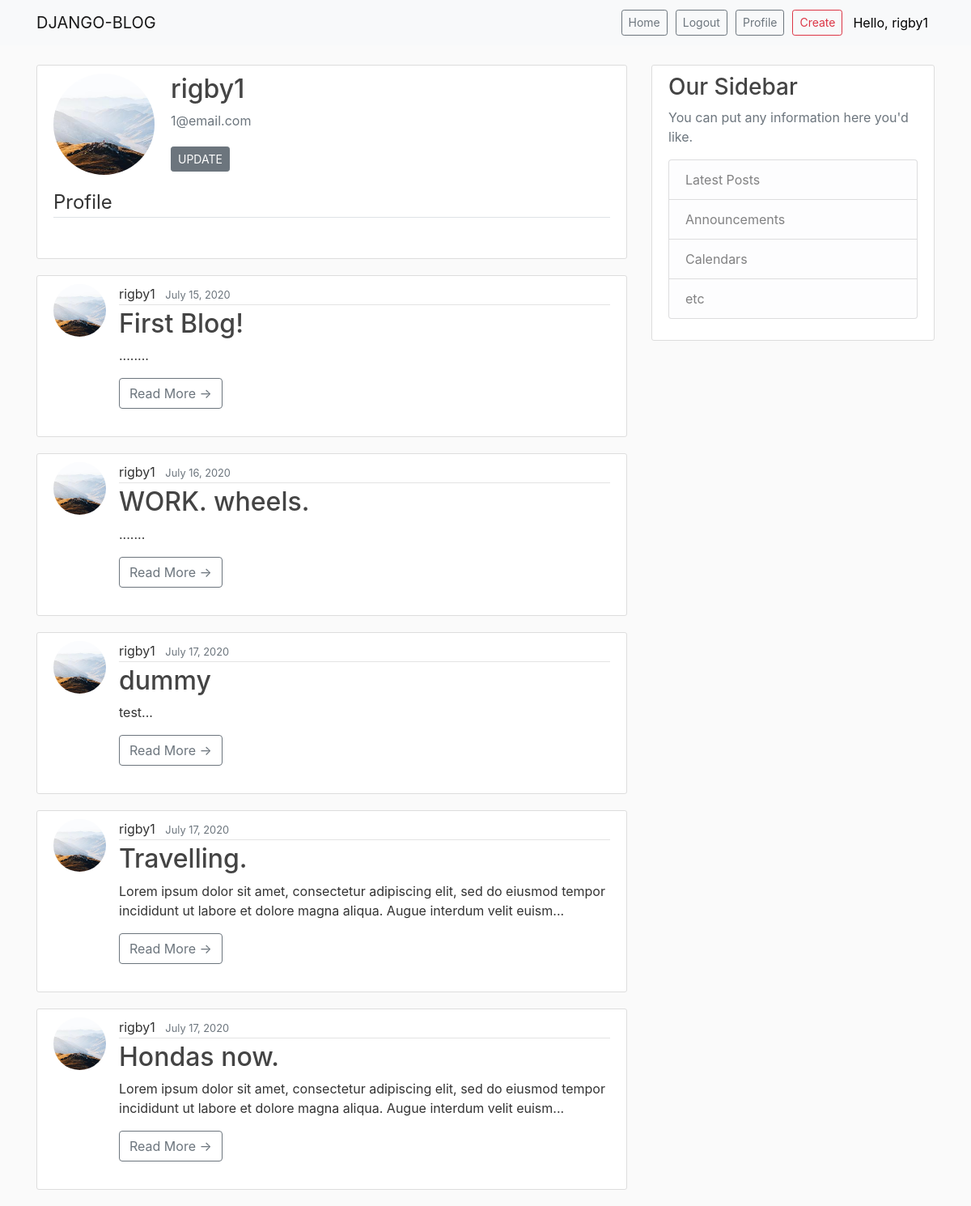
Page /profile/rigby1/ (signed in) on the committed database.
### users/models.py (models this page shows, shortened)
class CustomUser(AbstractUser):
    username = models.CharField(max_length=100, unique=True)
    email = models.EmailField(verbose_name="email", max_length=100, unique=True)
    USERNAME_FIELD = 'email'
    REQUIRED_FIELDS = ['username']
    objects = CustomUserManager()

class Profile(models.Model):
    user = models.OneToOneField(CustomUser, on_delete=models.CASCADE)
    image = models.ImageField(default='default.jpg', upload_to='profile_pics')

### blog/models.py (models this page shows, shortened)
class Post(models.Model):
    title = models.CharField(max_length=100)
    content = models.TextField()
    date_posted = models.DateTimeField(default=timezone.now)
    author = models.ForeignKey(CustomUser, on_delete=models.CASCADE)
    image = models.ImageField(default='default-blog.jpg', upload_to='blog_pics')

### users/views.py (the view)
# urls.py: path('profile/<str:username>/', user_views.displayProfile, name='userprofile'),
@login_required
def displayProfile(request, username):
    user = CustomUser.objects.get(username=username)
    return render(request, 'users/userprofile.html', {'posts': Post.objects.filter(author=user), 'user': user})

### users/templates/users/userprofile.html
{% extends "base.html" %}
{% load crispy_forms_tags %}
{% block content %}
    <div class="content-section">
      <div class="media">
        <img class="rounded-circle account-img" src="{{ user.profile.image.url }}">
        <div class="media-body">
          <h2 class="account-heading">{{ user.username }}</h2>
          <p class="text-secondary">{{ user.email }}</p>
           {% if user == request.user %}
              <a href="{% url 'profile' %}" class="btn btn-secondary btn-sm mt-1 mb-1">UPDATE</a>
          {% endif %}
        </div>
      </div>
      <form method="POST" enctype="multipart/form-data">
          <fieldset class="form-group">
              <legend class="border-bottom mb-4">Profile</legend>
          </fieldset>
      </form>
    </div>
<div>
    {% for post in posts %}
        <article class="media content-section">
          <img class="rounded-circle article-img" src="{{ post.author.profile.image.url }}">
          <div class="media-body">
            <div class="article-metadata">
              <a class="mr-2">{{ post.author.username }}</a>
              <small class="text-muted">{{ post.date_posted|date:"F d, Y" }}</small>
            </div>
            <h2><a class="article-title" href="#">{{ post.title }}</a></h2>
            <p class="article-content">{{ post.content|slice:":150" }}...</p>
              <a href="{% url 'post-detail' post.id %}" class="btn btn-outline-secondary mb-4">Read More &rarr;</a>
          </div>
        </article>
    {% endfor %}
    </div>
{% endblock content %}

### templates/base.html (shortened to what this page needs)
{% load static %}
<!DOCTYPE html>
<html>
<head>
    <link rel="stylesheet" href="https://maxcdn.bootstrapcdn.com/bootstrap/4.0.0/css/bootstrap.min.css">
    <link rel="stylesheet" type="text/css" href="{% static "blog/main.css" %}">
</head>
<body>
    <header class="site-header">
        <nav class="navbar navbar-expand-lg navbar-light bg-light fixed-top">
    <div class="container">
      <a class="navbar-brand" href="{% url 'blog-home' %}">DJANGO-BLOG</a>
      <div class="collapse navbar-collapse" id="navbarResponsive">
        <ul class="navbar-nav ml-auto">
              <a class="btn btn-outline-secondary btn-margin-left btn-margin-right btn-sm mt-1 mb-1" href="{% url 'blog-home' %}">Home</a>
            {% if user.is_authenticated %}
              <a class="btn btn-outline-secondary navbar-btn btn-margin-right btn-margin-left btn-sm mt-1 mb-1" href="{% url 'logout' %}">Logout</a>
              <a class="btn btn-outline-secondary navbar-btn btn-margin-right btn-margin-left btn-sm mt-1 mb-1" href="{% url 'profile' %}">Profile</a>
              <a class="btn btn-outline-danger navbar-btn btn-margin-left btn-margin-right btn-sm mt-1 mb-1" href="{% url 'post-create' %}">Create</a>
              <a class ="nav-item nav-link"style="color:black"> Hello, {{request.user.username}}</a>
            {% else %}
              <a class="btn btn-outline-secondary navbar-btn btn-margin-right btn-margin-left btn-sm mt-1 mb-1" href="{% url 'login' %}">Login</a>
              <a class="btn btn-outline-secondary navbar-btn btn-margin-right btn-margin-left btn-sm mt-1 mb-1" href="{% url 'register' %}">Register</a>
            {% endif %}
        </ul>
      </div>
    </div>
  </nav>
    </header>
        <main role="main" class="container">
      <div class="row">
        <div class="col-md-8">
          {% block content %}{% endblock %}
        </div>
        <div class="col-md-4">
          <div class="content-section">
            <h3>Our Sidebar</h3>
            <p class='text-muted'>You can put any information here you'd like.
              <ul class="list-group">
                <li class="list-group-item list-group-item-light">Latest Posts</li>
                <li class="list-group-item list-group-item-light">Announcements</li>
                <li class="list-group-item list-group-item-light">Calendars</li>
                <li class="list-group-item list-group-item-light">etc</li>
              </ul>
            </p>
          </div>
        </div>
      </div>
    </main>
</body>
</html>

### blog/static/blog/main.css (style rules this page uses)
body { background: #fafafa; color: #333333; margin-top: 5rem; }
h1, h2, h3, h4, h5, h6 { color: #444444; }
ul { margin: 0; }
.btn-margin-left { margin-left: 5px; }
.btn-margin-right { margin-right: 5px; }
.site-header .navbar-nav .nav-link { color: black; }
.content-section { background: #ffffff; padding: 10px 20px; border: 1px solid #dddddd; border-radius: 3px; margin-bottom: 20px; }
.article-title { color: #444444; }
.article-content { white-space: pre-line; }
.article-img { height: 65px; width: 65px; margin-right: 16px; }
.article-metadata { padding-bottom: 1px; margin-bottom: 4px; border-bottom: 1px solid #e3e3e3 }
.account-img { height: 125px; width: 125px; margin-right: 20px; margin-bottom: 16px; }
.account-heading { font-size: 2.0rem; }

### rows in the picture
CustomUser: user.username "rigby1", profile.image (picture), username "rigby1", email "1@email.com"
Post: author.profile.image (picture), author.username "rigby1", date_posted "July 15, 2020", title "First Blog!", content "....."
Post: author.profile.image (picture), author.username "rigby1", date_posted "July 16, 2020", title "WORK. wheels.", content "...."
Post: author.profile.image (picture), author.username "rigby1", date_posted "July 17, 2020", title "dummy", content "test"
Post: author.profile.image (picture), author.username "rigby1", date_posted "July 17, 2020", title "Travelling.", content "Lorem ipsum dolor sit amet, consectetur adipiscing elit, sed do eiusmod tempor incididunt ut labore et dolore magna aliqua. Augue interdum velit euism"
Post: author.profile.image (picture), author.username "rigby1", date_posted "July 17, 2020", title "Hondas now.", content "Lorem ipsum dolor sit amet, consectetur adipiscing elit, sed do eiusmod tempor incididunt ut labore et dolore magna aliqua. Augue interdum velit euism"
